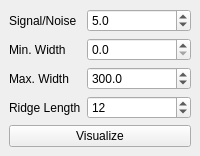
  <widget class="QDockWidget" name="dockWidget_8">
   <property name="windowTitle">
    <string>Peak Finder Algorithm</string>
   </property>
   <attribute name="dockWidgetArea">
    <number>1</number>
   </attribute>
   <widget class="QWidget" name="dockWidgetContents_8">
    <layout class="QFormLayout" name="formLayout_2">
     <item row="0" column="0">
      <widget class="QLabel" name="label_24">
       <property name="text">
        <string>Signal/Noise</string>
       </property>
      </widget>
     </item>
     <item row="1" column="0">
      <widget class="QLabel" name="label_26">
       <property name="text">
        <string>Min. Width</string>
       </property>
      </widget>
     </item>
     <item row="1" column="1">
      <widget class="QDoubleSpinBox" name="pfMinWidth">
       <property name="decimals">
        <number>1</number>
       </property>
      </widget>
     </item>
     <item row="3" column="0">
      <widget class="QLabel" name="label_25">
       <property name="text">
        <string>Max. Width</string>
       </property>
      </widget>
     </item>
     <item row="3" column="1">
      <widget class="QDoubleSpinBox" name="pfMaxWidth">
       <property name="decimals">
        <number>1</number>
       </property>
       <property name="maximum">
        <double>500.000000000000000</double>
       </property>
       <property name="value">
        <double>300.000000000000000</double>
       </property>
      </widget>
     </item>
     <item row="4" column="0">
      <widget class="QLabel" name="label_23">
       <property name="text">
        <string>Ridge Length</string>
       </property>
      </widget>
     </item>
     <item row="4" column="1">
      <widget class="QSpinBox" name="pfRidgeLength">
       <property name="value">
        <number>12</number>
       </property>
      </widget>
     </item>
     <item row="0" column="1">
      <widget class="QDoubleSpinBox" name="pfSNR">
       <property name="decimals">
        <number>1</number>
       </property>
       <property name="value">
        <double>5.000000000000000</double>
       </property>
      </widget>
     </item>
     <item row="5" column="0" colspan="2">
      <widget class="QPushButton" name="pushButton">
       <property name="text">
        <string>Visualize</string>
       </property>
      </widget>
     </item>
    </layout>
   </widget>
  </widget>
